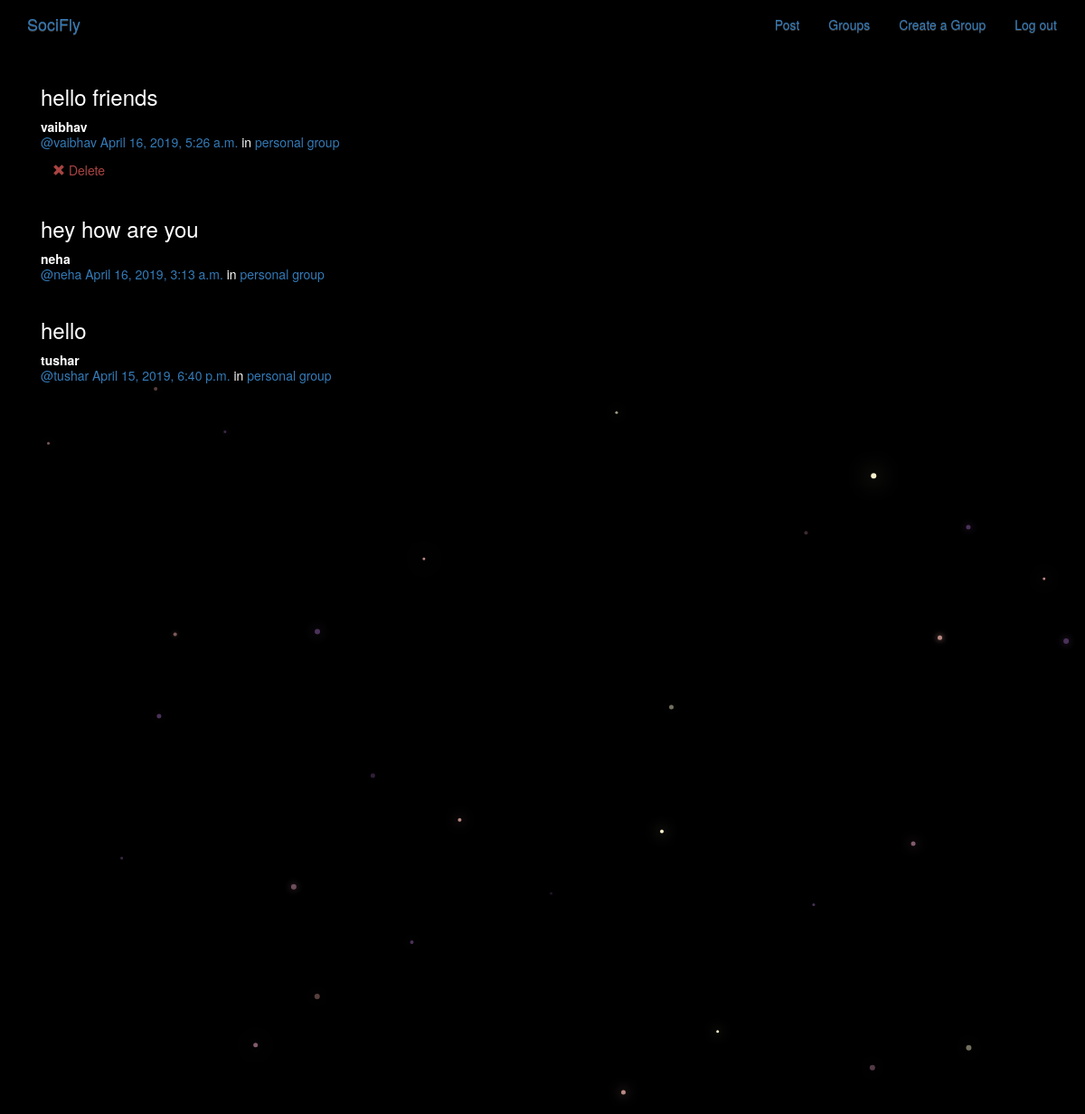
The page /posts/ (signed in) on the database its author committed.
### posts/models.py (models this page shows, shortened)
class Post(models.Model):
    user = models.ForeignKey(User, related_name="posts",on_delete=models.PROTECT)
    created_at = models.DateTimeField(auto_now=True)
    message = models.TextField()
    message_html = models.TextField(editable=False) #so that people cant edit the html feild
    group = models.ForeignKey(Group, related_name="posts",null=True, blank=True,on_delete=models.PROTECT)
    class Meta:
        ordering = ["-created_at"]  #- sign to dat we can see in decending order
        unique_together = ["user", "message"]

### groups/models.py (models this page shows, shortened)
class Group(models.Model):
    name = models.CharField(max_length=255, unique=True) #name of group
    slug = models.SlugField(allow_unicode=True, unique=True) #group will have a slug
    description = models.TextField(blank=True, default='')  #group ka description
    description_html = models.TextField(editable=False, default='', blank=True) #html version of description
    members = models.ManyToManyField(User,through="GroupMember")
    class Meta:
        ordering = ["name"]

### posts/views.py (the view)
class PostList(SelectRelatedMixin, generic.ListView):  #when u select a person you can see all his posts etc.
    model = models.Post
    select_related = ("user", "group")

### posts/templates/posts/post_list.html (shortened to what this page needs)
{% extends "posts/posts_base.html" %}
{% load humanize %}
{% block post_content %}
<div class="col-md-8">
	{% for post in post_list %}
  {% include "posts/_post.html" %}
	{% endfor %}
</div>
{% endblock %}

### posts/templates/posts/_post.html
<div class="post media">
	<h3>{{ post.message_html|safe }}</h3>
	<div class="media-body">
		<strong>{{ post.user.username }}</strong>
		<h5 class="media-heading">
			<span class="username"><a href="{% url 'posts:for_user' username=post.user.username %}">@{{ post.user.username }}</a></span>
			<time class="time"><a href="{% url 'posts:single' username=post.user.username pk=post.pk %}">{{ post.created_at }}</a></time>
			{% if post.group %}
			<span class="group-name">in <a href="#">{{ post.group.name }}</a></span>
			{% endif %}
		</h5>
		<div class="media-footer">
			{% if user.is_authenticated and post.user == user and not hide_delete %}
				<a href="{% url 'posts:delete' pk=post.pk %}" title="delete" class="btn btn-simple">
					<span class="glyphicon glyphicon-remove text-danger" aria-hidden="true"></span>
					<span class="text-danger icon-label">Delete</span>
				</a>
			{% endif %}
		</div>
	</div>
</div>

### static/simplesocial/css/master.css (style rules this page uses)
body { margin: 0; overflow: hidden; background-color: black; color: white; }

### rows shown on the page
Post: message_html "hello friends", user.username "vaibhav", created_at "April 16, 2019, 5:26 a.m.", group.name "personal group", shows "Delete"
Post: message_html "hey how are you", user.username "neha", created_at "April 16, 2019, 3:13 a.m.", group.name "personal group"
Post: message_html "hello", user.username "tushar", created_at "April 15, 2019, 6:40 p.m.", group.name "personal group"
